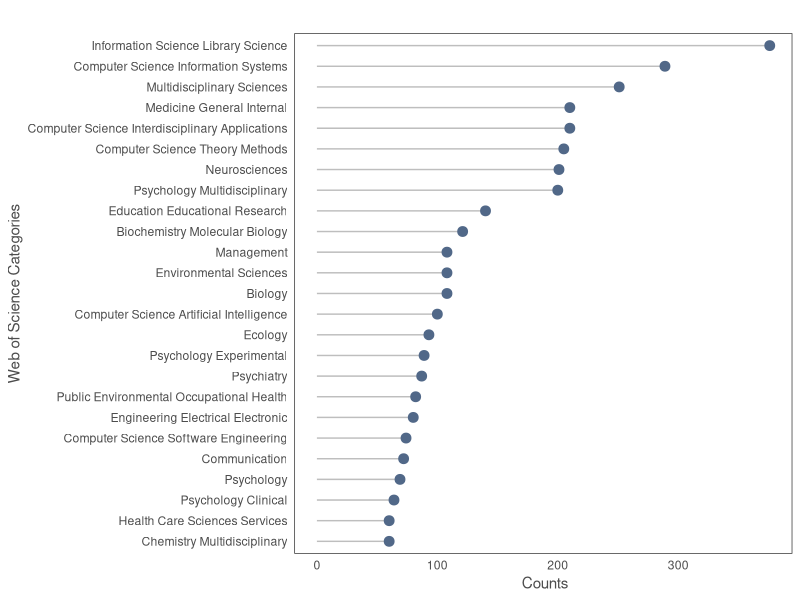
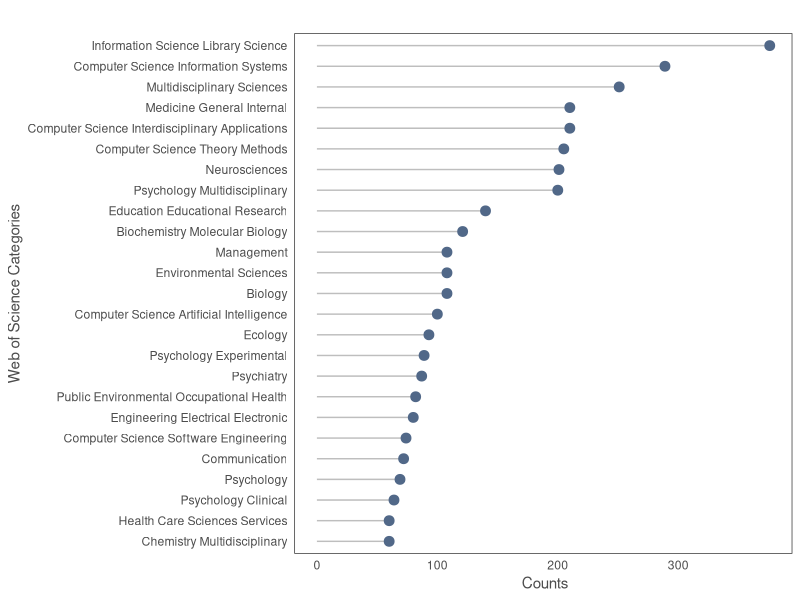

Recreate these plots in R, in order.

## ---------------------------
##
## Script name: 
##
## Topic:
##
## Author: Sebastian Hanika
##
## Date Created: 2022-10-24
##
## ---------------------------
##
## Notes:
##   
##
## ---------------------------

## set working directory for to current folder


# Libraries ---------------------------------------------------------------

library(tidyverse)

# load data ---------------------------------------------------------------

### Description of how to download data:
# Download data from 'webofscience.com' using the search term 'open science'
# click on 'analyze results' and then 'download data table' (All data rows)

wos.data <- read.delim(file = 'Kickstart_Course/analyze.txt')
wos.data <- head(wos.data, -1 )

# set column names
colnames(wos.data) <- c('categ', 'count', 'per')

# filter for top 25 categories by count
wos.data.filt <- head(wos.data[order(wos.data$count, decreasing = TRUE), ], 25)


# Plot data ---------------------------------------------------------------

# Ordered lollipop chart
wos.data.filt %>% 
  ggplot(aes(x = categ, y = count)) +
  geom_segment(aes(x = reorder(categ,count), xend = reorder(categ,count),
                   y = 0, yend = count), 
               color='grey') +
  geom_point(color='#516888', size=3) +
  coord_flip() + 
  labs(title = '',
       x = 'Web of Science Categories',
       y = ' Counts') +
  theme_bw() + 
  theme(panel.grid = element_blank(),
        axis.ticks = element_blank(),
        axis.text = element_text(color = 'grey30'),
        text = element_text(color = 'grey30'))


ggsave('plot_wos.png', width = 18, height = 15, units = 'cm')  
?ggsave
